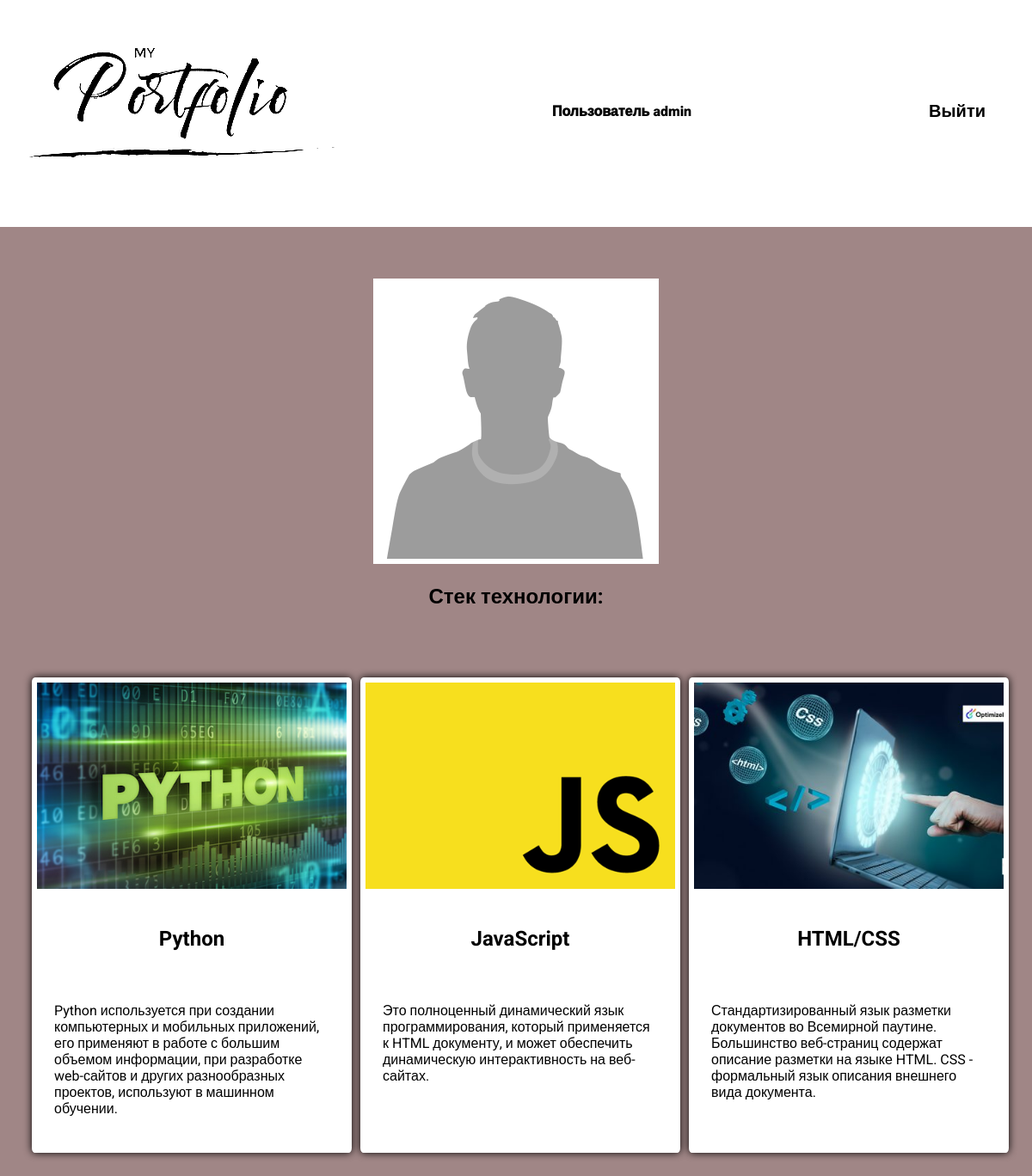
The app's page / (signed in) with its own data.
### skills/models.py (models this page shows, shortened)
class Skills(models.Model):
    title = models.CharField(max_length=100)
    description = models.CharField(max_length=250)
    image = models.ImageField(upload_to='skills/images/')
    url = models.URLField(blank=True)

### skills/views.py (the view)
# urls.py: path('', views.index, name='index'),
def index(request):
    projects = Skills.objects.all()
    return render(request, 'skills/index.html', {'projects': projects})

### skills/templates/skills/index.html
{% extends 'skills/base.html' %}
{% load static %}
{% block content %}
<div class="img">
    <img src="{% static 'skills/player_thumb.png' %}" alt="">
</div>
<h2>Стек технологии:</h2>
<div class="block">
    {% for p in projects %}
        <div class="element">
            <div>
                <img src="{{ p.image.url }}" alt="">
            </div>
            <div class="text">
                <h2><a href="{{ p.url }}" target="_blank">{{ p.title }}</a></h2>
                <p>{{ p.description }}</p>
            </div>
        </div>
    {% endfor %}
</div>
{% endblock content %}

### skills/templates/skills/base.html (shortened to what this page needs)
{% load static %}
<!DOCTYPE html>
<html lang="en">
<head>
    <link rel="stylesheet" href="{% static 'css/style.css' %}">
</head>
<body>
{% if user.is_authenticated %}
<div class="menu">
        <div class="wrap">
            <div class="logo">
                <a href="">
                    <img src="{% static 'skills/plogo.png' %}" alt="">
                </a>
            </div>
            <p class="bld">Пользователь {{ user.username }}</p>
            <form action="{% url 'logoutuser' %}" method="post">
                <button class="top">Выйти</button>
            </form>
        </div>
</div>
{% endif %}
<div class="content">
    <div class="wrap">
        {% block content %}
        {% endblock content %}
    </div>
</div>
</body>
</html>

### skills/static/css/style.css (style rules this page uses)
body { background: rgb(160, 134, 134); padding: 0; margin: 0; font-family: 'Roboto', sans-serif; }
div>h2>a { text-decoration: none; color: black; }
.wrap { max-width: 1200px; margin: 0 auto; padding: 20px; box-sizing: border-box; }
.block { display: flex; flex-wrap: wrap; justify-content: space-evenly; margin-bottom: 60px; }
.element, .count { background: white; border: 6px solid white; margin: 20px 0; border-radius: 1%; box-shadow: 0px 0px 10px black; max-height: 10%; max-width: 40%; margin-left: 10px; }
.text { width: 360px; padding: 20px; box-sizing: border-box; }
.block img { max-width: 360px; }
.img+h2, .text h2 { text-align: center; margin-bottom: 60px; }
.img img { border: 6px solid white; }
.img { text-align: center; }
.top { background: #663366; margin: 0; }
.menu { background: white; padding: 10px; border-bottom: 6px solid #fff; }
.menu .wrap { display: flex; flex-wrap: wrap; justify-content: space-between; align-items: center; }
.menu a { color: black; font-weight: bold; text-decoration: none; }
.logo { filter: brightness(2); }
button { padding: 10px 40px; border-radius: 6px; margin-top: 40px; font-size: 24px; cursor: pointer; }
.content .wrap { display: flex; flex-direction: column; align-items: center; justify-content: center; margin-top: 40px; }
.top { padding: 4px 24px; margin-top: 0; background: transparent; border: none; color: black; font-size: 20px; font-weight: bold; }
.bld { font-weight: 1000; }

### records on screen
Skills: image (picture), title "Python", description "Python используется при создании компьютерных и мобильных приложений, его применяют в работе с большим объемом информации, при разработке web-сайтов и других разнообразных проектов, используют в машинном обучении."
Skills: image (picture), title "JavaScript", description "Это полноценный динамический язык программирования, который применяется к HTML документу, и может обеспечить динамическую интерактивность на веб-сайтах."
Skills: image (picture), title "HTML/CSS", description "Стандартизированный язык разметки документов во Всемирной паутине. Большинство веб-страниц содержат описание разметки на языке HTML. CSS - формальный язык описания внешнего вида документа."

### other values on screen
{{ user.username }} "admin"
